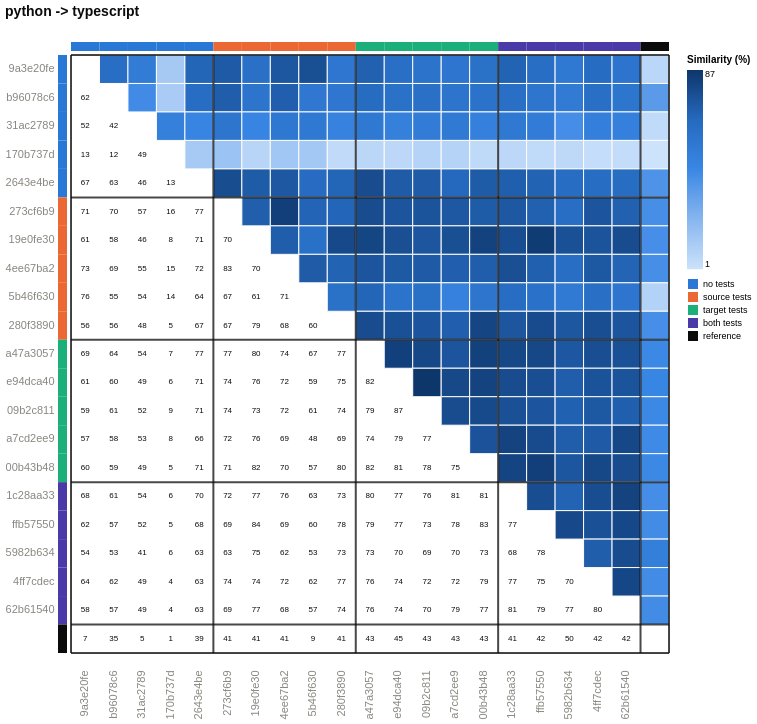

Describe this chart as a Vega-Lite specification.
### Vega-Lite specification from a JSON file in a GitHub repository (floating-point values rounded to 4 significant figures; data arrays with more than 128 entries replaced by an {"elided": "..."} marker saying what was removed)
{"config": {"view": {"continuousWidth": 300, "continuousHeight": 300}, "axis": {"labelAngle": -45}}, "layer": [{"data": {"name": "data-2a5d5e9fbb94c6cd2932f00e9a888e53"}, "mark": {"type": "rect", "stroke": "#fcfcfb", "strokeWidth": 1}, "encoding": {"color": {"field": "similarity_pct", "legend": {"gradientLength": 199.3, "labelFontSize": 9, "titleFontSize": 10}, "scale": {"domain": [1.193, 86.63], "range": ["#cde2fb", "#86b6ef", "#3987e5", "#256abf", "#0d366b"]}, "title": "Similarity (%)", "type": "quantitative"}, "x": {"axis": {"domain": false, "labelAngle": -90, "labelColor": {"expr": "datum.label === '' ? '#0b0b0b' : '#898781'"}, "labelFontSize": 11, "labelFontWeight": {"expr": "datum.label === '' ? 'bold' : 'normal'"}, "labelPadding": 17, "ticks": false}, "field": "port_a", "scale": {"domain": ["9a3e20fe", "b96078c6", "31ac2789", "170b737d", "2643e4be", "273cf6b9", "19e0fe30", "4ee67ba2", "5b46f630", "280f3890", "a47a3057", "e94dca40", "09b2c811", "a7cd2ee9", "00b43b48", "1c28aa33", "ffb57550", "5982b634", "4ff7cdec", "62b61540", ""]}, "title": null, "type": "nominal"}, "y": {"axis": {"domain": false, "labelColor": {"expr": "datum.label === '' ? '#0b0b0b' : '#898781'"}, "labelFontSize": 11, "labelFontWeight": {"expr": "datum.label === '' ? 'bold' : 'normal'"}, "labelPadding": 17, "ticks": false, "labelAngle": 0}, "field": "port_b", "scale": {"domain": ["9a3e20fe", "b96078c6", "31ac2789", "170b737d", "2643e4be", "273cf6b9", "19e0fe30", "4ee67ba2", "5b46f630", "280f3890", "a47a3057", "e94dca40", "09b2c811", "a7cd2ee9", "00b43b48", "1c28aa33", "ffb57550", "5982b634", "4ff7cdec", "62b61540", ""]}, "title": null, "type": "nominal"}}}, {"data": {"name": "data-110ffbd7a494e521a6229a077032d508"}, "mark": {"type": "text", "color": "#0b0b0b", "fontSize": 8}, "encoding": {"text": {"field": "similarity_pct", "format": ".0f", "type": "quantitative"}, "x": {"axis": {"domain": false, "labelAngle": -90, "labelColor": {"expr": "datum.label === '' ? '#0b0b0b' : '#898781'"}, "labelFontSize": 11, "labelFontWeight": {"expr": "datum.label === '' ? 'bold' : 'normal'"}, "labelPadding": 17, "ticks": false}, "field": "port_a", "scale": {"domain": ["9a3e20fe", "b96078c6", "31ac2789", "170b737d", "2643e4be", "273cf6b9", "19e0fe30", "4ee67ba2", "5b46f630", "280f3890", "a47a3057", "e94dca40", "09b2c811", "a7cd2ee9", "00b43b48", "1c28aa33", "ffb57550", "5982b634", "4ff7cdec", "62b61540", ""]}, "title": null, "type": "nominal"}, "y": {"axis": {"domain": false, "labelColor": {"expr": "datum.label === '' ? '#0b0b0b' : '#898781'"}, "labelFontSize": 11, "labelFontWeight": {"expr": "datum.label === '' ? 'bold' : 'normal'"}, "labelPadding": 17, "ticks": false, "labelAngle": 0}, "field": "port_b", "scale": {"domain": ["9a3e20fe", "b96078c6", "31ac2789", "170b737d", "2643e4be", "273cf6b9", "19e0fe30", "4ee67ba2", "5b46f630", "280f3890", "a47a3057", "e94dca40", "09b2c811", "a7cd2ee9", "00b43b48", "1c28aa33", "ffb57550", "5982b634", "4ff7cdec", "62b61540", ""]}, "title": null, "type": "nominal"}}}, {"data": {"name": "data-415d0101714bba784b2bc3c29e0b19a4"}, "mark": {"type": "rect"}, "encoding": {"color": {"field": "condition", "legend": {"labelFontSize": 9, "symbolType": "square", "title": null}, "scale": {"domain": ["no tests", "source tests", "target tests", "both tests", "reference"], "range": ["#2a78d6", "#eb6834", "#1baf7a", "#4a3aa7", "#0b0b0b"]}, "type": "nominal"}, "x": {"axis": {"domain": false, "labelAngle": -90, "labelColor": {"expr": "datum.label === '' ? '#0b0b0b' : '#898781'"}, "labelFontSize": 11, "labelFontWeight": {"expr": "datum.label === '' ? 'bold' : 'normal'"}, "labelPadding": 17, "ticks": false}, "field": "port", "scale": {"domain": ["9a3e20fe", "b96078c6", "31ac2789", "170b737d", "2643e4be", "273cf6b9", "19e0fe30", "4ee67ba2", "5b46f630", "280f3890", "a47a3057", "e94dca40", "09b2c811", "a7cd2ee9", "00b43b48", "1c28aa33", "ffb57550", "5982b634", "4ff7cdec", "62b61540", ""]}, "title": null, "type": "nominal"}, "y": {"value": -13}, "y2": {"value": -4}}}, {"data": {"name": "data-415d0101714bba784b2bc3c29e0b19a4"}, "mark": {"type": "rect"}, "encoding": {"color": {"field": "condition", "legend": null, "scale": {"domain": ["no tests", "source tests", "target tests", "both tests", "reference"], "range": ["#2a78d6", "#eb6834", "#1baf7a", "#4a3aa7", "#0b0b0b"]}, "type": "nominal"}, "x": {"value": -13}, "x2": {"value": -4}, "y": {"axis": {"domain": false, "labelColor": {"expr": "datum.label === '' ? '#0b0b0b' : '#898781'"}, "labelFontSize": 11, "labelFontWeight": {"expr": "datum.label === '' ? 'bold' : 'normal'"}, "labelPadding": 17, "ticks": false, "labelAngle": 0}, "field": "port", "scale": {"domain": ["9a3e20fe", "b96078c6", "31ac2789", "170b737d", "2643e4be", "273cf6b9", "19e0fe30", "4ee67ba2", "5b46f630", "280f3890", "a47a3057", "e94dca40", "09b2c811", "a7cd2ee9", "00b43b48", "1c28aa33", "ffb57550", "5982b634", "4ff7cdec", "62b61540", ""]}, "title": null, "type": "nominal"}}}, {"data": {"name": "data-1b34f20180a30c8fe486905b8213b327"}, "mark": {"type": "rule", "color": "#0b0b0b", "opacity": 0.75, "strokeWidth": 2}, "encoding": {"x": {"bandPosition": 0, "field": "port", "scale": {"domain": ["9a3e20fe", "b96078c6", "31ac2789", "170b737d", "2643e4be", "273cf6b9", "19e0fe30", "4ee67ba2", "5b46f630", "280f3890", "a47a3057", "e94dca40", "09b2c811", "a7cd2ee9", "00b43b48", "1c28aa33", "ffb57550", "5982b634", "4ff7cdec", "62b61540", ""]}, "type": "nominal"}}}, {"data": {"name": "data-1b34f20180a30c8fe486905b8213b327"}, "mark": {"type": "rule", "color": "#0b0b0b", "opacity": 0.75, "strokeWidth": 2}, "encoding": {"y": {"bandPosition": 0, "field": "port", "scale": {"domain": ["9a3e20fe", "b96078c6", "31ac2789", "170b737d", "2643e4be", "273cf6b9", "19e0fe30", "4ee67ba2", "5b46f630", "280f3890", "a47a3057", "e94dca40", "09b2c811", "a7cd2ee9", "00b43b48", "1c28aa33", "ffb57550", "5982b634", "4ff7cdec", "62b61540", ""]}, "type": "nominal"}}}, {"data": {"name": "data-dae1687b7766f38b94517020e43783ee"}, "mark": {"type": "rule", "color": "#0b0b0b", "opacity": 0.75, "strokeWidth": 2}, "encoding": {"x": {"bandPosition": 1, "field": "port", "scale": {"domain": ["9a3e20fe", "b96078c6", "31ac2789", "170b737d", "2643e4be", "273cf6b9", "19e0fe30", "4ee67ba2", "5b46f630", "280f3890", "a47a3057", "e94dca40", "09b2c811", "a7cd2ee9", "00b43b48", "1c28aa33", "ffb57550", "5982b634", "4ff7cdec", "62b61540", ""]}, "type": "nominal"}}}, {"data": {"name": "data-dae1687b7766f38b94517020e43783ee"}, "mark": {"type": "rule", "color": "#0b0b0b", "opacity": 0.75, "strokeWidth": 2}, "encoding": {"y": {"bandPosition": 1, "field": "port", "scale": {"domain": ["9a3e20fe", "b96078c6", "31ac2789", "170b737d", "2643e4be", "273cf6b9", "19e0fe30", "4ee67ba2", "5b46f630", "280f3890", "a47a3057", "e94dca40", "09b2c811", "a7cd2ee9", "00b43b48", "1c28aa33", "ffb57550", "5982b634", "4ff7cdec", "62b61540", ""]}, "type": "nominal"}}}], "height": 598, "resolve": {"scale": {"color": "independent"}}, "title": {"text": "python -> typescript", "anchor": "start", "color": "#0b0b0b", "fontSize": 14, "offset": 23, "subtitleFontSize": 10}, "width": 598, "$schema": "https://vega.github.io/schema/vega-lite/v6.4.1.json", "datasets": {"data-2a5d5e9fbb94c6cd2932f00e9a888e53": {"elided": "210 records"}, "data-110ffbd7a494e521a6229a077032d508": {"elided": "210 records"}, "data-415d0101714bba784b2bc3c29e0b19a4": [{"port": "9a3e20fe", "condition": "no tests"}, {"port": "b96078c6", "condition": "no tests"}, {"port": "31ac2789", "condition": "no tests"}, {"port": "170b737d", "condition": "no tests"}, {"port": "2643e4be", "condition": "no tests"}, {"port": "273cf6b9", "condition": "source tests"}, {"port": "19e0fe30", "condition": "source tests"}, {"port": "4ee67ba2", "condition": "source tests"}, {"port": "5b46f630", "condition": "source tests"}, {"port": "280f3890", "condition": "source tests"}, {"port": "a47a3057", "condition": "target tests"}, {"port": "e94dca40", "condition": "target tests"}, {"port": "09b2c811", "condition": "target tests"}, {"port": "a7cd2ee9", "condition": "target tests"}, {"port": "00b43b48", "condition": "target tests"}, {"port": "1c28aa33", "condition": "both tests"}, {"port": "ffb57550", "condition": "both tests"}, {"port": "5982b634", "condition": "both tests"}, {"port": "4ff7cdec", "condition": "both tests"}, {"port": "62b61540", "condition": "both tests"}, {"port": "", "condition": "reference"}], "data-1b34f20180a30c8fe486905b8213b327": [{"port": "9a3e20fe", "condition": "no tests"}, {"port": "273cf6b9", "condition": "source tests"}, {"port": "a47a3057", "condition": "target tests"}, {"port": "1c28aa33", "condition": "both tests"}, {"port": "", "condition": "reference"}], "data-dae1687b7766f38b94517020e43783ee": [{"port": ""}]}}
